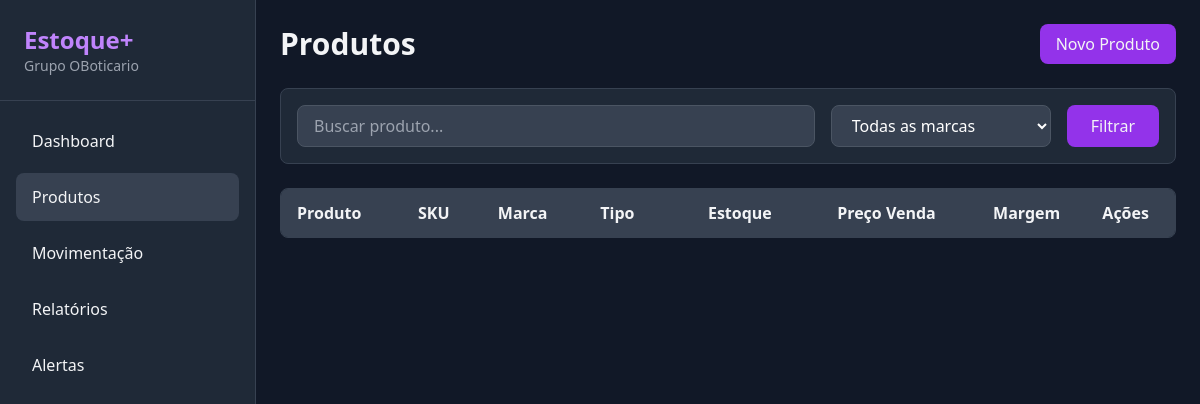
/produtos, run on an earlier commit of the app's database.
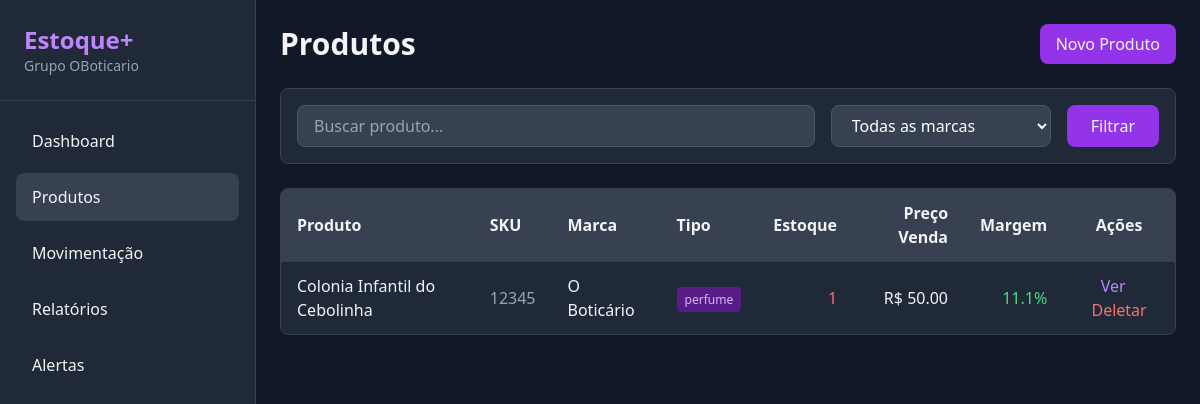
And on a later commit of the database.
### flask-app/models.py (models this page shows)
class Produto(db.Model):
    __tablename__ = 'produtos'
    id = db.Column(db.Integer, primary_key=True)
    nome = db.Column(db.String(200), nullable=False)
    sku = db.Column(db.String(50), unique=True, nullable=False)
    marca_id = db.Column(db.Integer, db.ForeignKey('marcas.id'), nullable=False)
    categoria = db.Column(db.String(100))
    tipo_produto = db.Column(db.String(50))  # perfume, creme, maquiagem
    preco_custo = db.Column(db.Float, nullable=False)
    preco_venda = db.Column(db.Float, nullable=False)
    quantidade_estoque = db.Column(db.Integer, default=0)
    estoque_minimo = db.Column(db.Integer, default=10)
    concentracao = db.Column(db.String(100))
    subfamilias = db.Column(db.String(200))
    ocasiao = db.Column(db.String(100))
    tipo_pele = db.Column(db.String(100))
    acao_resultado = db.Column(db.String(200))
    textura = db.Column(db.String(100))
    cobertura = db.Column(db.String(100))
    fundo_cor = db.Column(db.String(100))
    tonalidade = db.Column(db.String(100))
    linha = db.Column(db.String(100))
    propriedades = db.Column(db.String(200))
    detalhes = db.Column(db.Text)
    ingredientes = db.Column(db.Text)
    como_usar = db.Column(db.Text)
    movimentacoes = db.relationship('Movimentacao', backref='produto', lazy=True)
    @property
    def margem_lucro(self):
        if self.preco_custo > 0:
            return ((self.preco_venda - self.preco_custo) / self.preco_custo) * 100
        return 0

class Marca(db.Model):
    __tablename__ = 'marcas'
    id = db.Column(db.Integer, primary_key=True)
    nome = db.Column(db.String(100), unique=True, nullable=False)
    produtos = db.relationship('Produto', backref='marca', lazy=True)

### flask-app/app.py (the view)
@app.route('/produtos')
def produtos():
    marca_filtro = request.args.get('marca', '')
    busca = request.args.get('busca', '')
    query = Produto.query
    if marca_filtro:
        query = query.join(Marca).filter(Marca.nome == marca_filtro)
    if busca:
        query = query.filter(Produto.nome.contains(busca))
    produtos = query.all()
    marcas = Marca.query.all()
    return render_template('produtos.html', produtos=produtos, marcas=marcas, marca_filtro=marca_filtro, busca=busca)

### flask-app/templates/produtos.html (shortened to what this page needs)
{% extends "base.html" %}
{% block content %}
<div class="flex justify-between items-center mb-6">
    <h1 class="text-3xl font-bold">Produtos</h1>
    <a href="{{ url_for('produto_novo') }}" class="bg-purple-600 hover:bg-purple-700 px-4 py-2 rounded-lg">
        Novo Produto
    </a>
</div>
<div class="bg-gray-800 rounded-lg p-4 mb-6 border border-gray-700">
    <form method="GET" class="flex flex-col md:flex-row gap-4">
        <input type="text" name="busca" value="{{ busca }}" placeholder="Buscar produto..."
               class="flex-1 bg-gray-700 border border-gray-600 rounded-lg px-4 py-2 text-white">
        <select name="marca" class="bg-gray-700 border border-gray-600 rounded-lg px-4 py-2 text-white">
            <option value="">Todas as marcas</option>
        </select>
        <button type="submit" class="bg-purple-600 hover:bg-purple-700 px-6 py-2 rounded-lg">
            Filtrar
        </button>
    </form>
</div>
<div class="bg-gray-800 rounded-lg border border-gray-700 overflow-x-auto">
    <table class="w-full">
        <thead class="bg-gray-700">
            <tr>
                <th class="px-4 py-3 text-left">Produto</th>
                <th class="px-4 py-3 text-left">SKU</th>
                <th class="px-4 py-3 text-left">Marca</th>
                <th class="px-4 py-3 text-left">Tipo</th>
                <th class="px-4 py-3 text-right">Estoque</th>
                <th class="px-4 py-3 text-right">Preço Venda</th>
                <th class="px-4 py-3 text-right">Margem</th>
                <th class="px-4 py-3 text-center">Ações</th>
            </tr>
        </thead>
        <tbody>
            {% for produto in produtos %}
            <tr class="border-t border-gray-700 hover:bg-gray-700">
                <td class="px-4 py-3">{{ produto.nome }}</td>
                <td class="px-4 py-3 text-gray-400">{{ produto.sku }}</td>
                <td class="px-4 py-3">{{ produto.marca.nome }}</td>
                <td class="px-4 py-3">
                    <span class="px-2 py-1 rounded text-xs bg-purple-900 text-purple-300">
                        {{ produto.tipo_produto or 'N/A' }}
                    </span>
                </td>
                <td class="px-4 py-3 text-right">
                    <span class="{% if produto.quantidade_estoque <= produto.estoque_minimo %}text-red-400{% endif %}">
                        {{ produto.quantidade_estoque }}
                    </span>
                </td>
                <td class="px-4 py-3 text-right">R$ {{ "%.2f"|format(produto.preco_venda) }}</td>
                <td class="px-4 py-3 text-right text-green-400">{{ "%.1f"|format(produto.margem_lucro) }}%</td>
                <td class="px-4 py-3 text-center">
                    <a href="{{ url_for('produto_detalhes', id=produto.id) }}"
                       class="text-purple-400 hover:text-purple-300 mr-3">Ver</a>
                    <form method="POST" action="{{ url_for('produto_deletar', id=produto.id) }}"
                          class="inline" onsubmit="return confirm('Tem certeza?')">
                        <button type="submit" class="text-red-400 hover:text-red-300">Deletar</button>
                    </form>
                </td>
            </tr>
            {% endfor %}
        </tbody>
    </table>
</div>
{% endblock %}

What changed in the data, as far as the page shows it:
added Produto: nome "Colonia Infantil do Cebolinha", sku "12345", marca.nome "O Boticário", tipo_produto "perfume", quantidade_estoque "1", preco_venda "50.00", margem_lucro "11.1"
